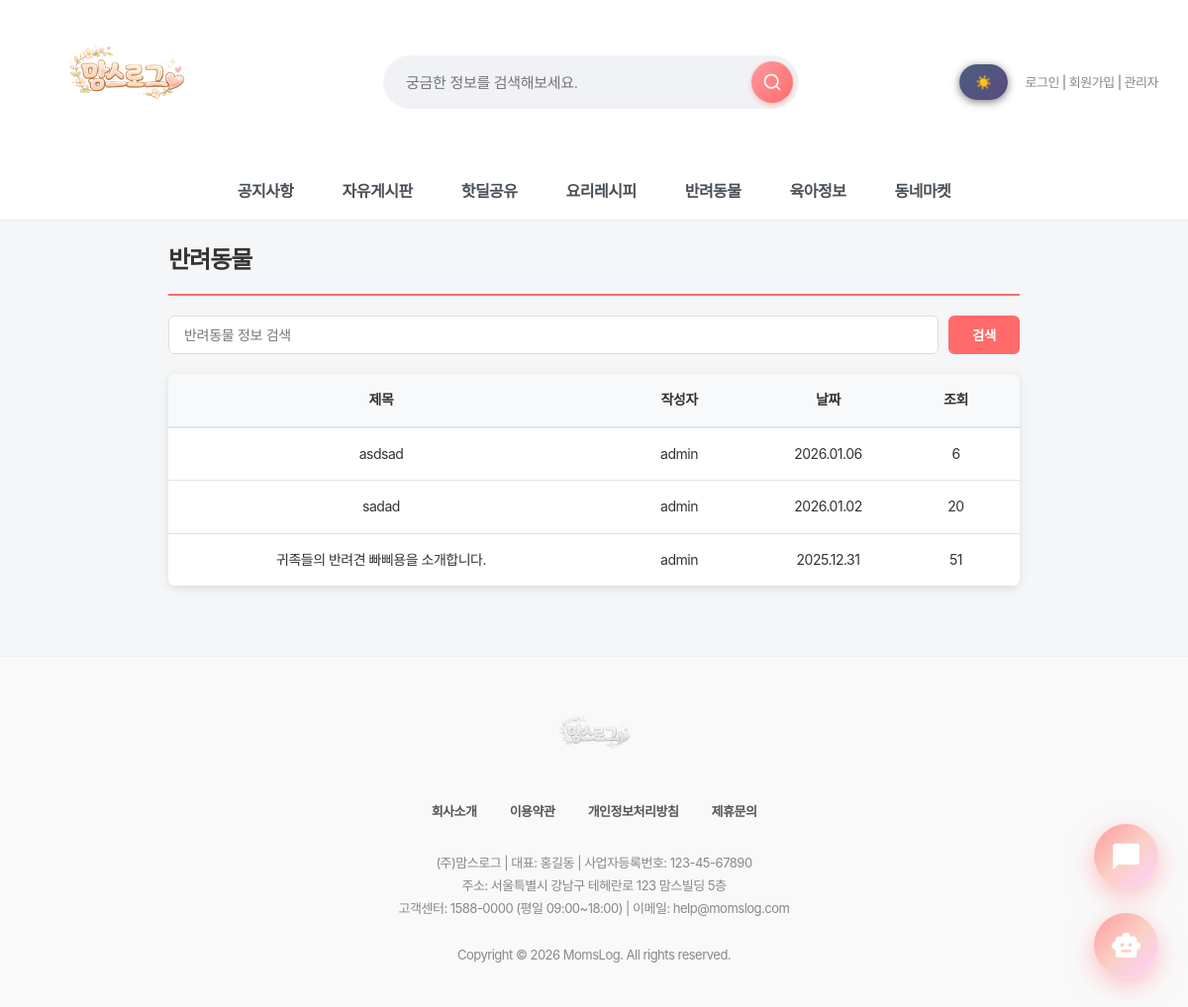
/board/pet/, run on the app's committed database.
### board/models.py (models this page shows, shortened)
class PetPost(models.Model):
    title = models.CharField(max_length=200, verbose_name="제목")
    content = models.TextField(verbose_name="내용")
    author = models.ForeignKey(
        settings.AUTH_USER_MODEL,
        on_delete=models.SET_NULL,
        null=True,
        blank=True,
        verbose_name="작성자"
    )
    views = models.IntegerField(default=0, verbose_name="조회수")
    created_at = models.DateTimeField(auto_now_add=True, verbose_name="작성일")
    updated_at = models.DateTimeField(auto_now=True, verbose_name="수정일")
    class Meta:
        verbose_name = '반려동물 게시판'
        verbose_name_plural = '반려동물 게시판'
        ordering = ['-created_at']

### accounts/models.py (models this page shows, shortened)
class User(AbstractUser):
    real_name = models.CharField("이름", max_length=30)
    nickname = models.CharField("닉네임", max_length=30, unique=True)
    jumin = models.CharField("주민번호", max_length=20)  # 000000-0000000
    phone = models.CharField("휴대폰 번호", max_length=20)
    email = models.EmailField("이메일", max_length=254)
    address = models.CharField("주소", max_length=200, blank=True, null=True)
    address_detail = models.CharField("상세주소", max_length=200, blank=True, null=True)
    point = models.PositiveIntegerField("포인트", default=0)
    grade = models.CharField("회원 등급", max_length=10, choices=GRADE_CHOICES, default="start")
    GENDER_CHOICES = [
        ('M', '남자'),
        ('F', '여자'),
    ]
    gender = models.CharField("성별", max_length=1, choices=GENDER_CHOICES, default='F')
    has_children = models.BooleanField("자녀 유무", default=False)
    CHILD_STAGE_CHOICES = [
        ("kindergarten", "유치원"),
        ("elementary", "초등학생"),
        ("middle", "중학생"),
        ("high", "고등학생"),
        ("adult", "성인"),
        ("other", "기타"),
    ]
    children_stages = models.JSONField("자녀 학령(복수)", default=list, blank=True)
    terms_agreed = models.BooleanField("약관 동의", default=False)

### board/views.py (the view)
# urls.py: path('pet/', views.pet_list, name='pet_list'),
def pet_list(request):
    from django.db.models import Q
    search_query = request.GET.get('search', '')
    posts = PetPost.objects.all().order_by('-created_at')
    if search_query:
        posts = posts.filter(
            Q(title__icontains=search_query) | Q(content__icontains=search_query)
        )
    paginator = Paginator(posts, 10)
    page_number = request.GET.get('page')
    posts = paginator.get_page(page_number)
    return render(request, 'board/pet_list.html', {
        'posts': posts,
        'search_query': search_query,
    })

### quests/context_processors.py (called while the page is built, shortened)
def today_quest(request):
    if not request.user.is_authenticated:
        return {
            "today_quest": None,
            "grade_progress": None,
        }

### board/templates/board/pet_list.html (shortened to what this page needs)
{% extends 'base.html' %}
{% block content %}
<div class="pet-container">
    <div class="pet-header">
        <h2>반려동물</h2>
    </div>
    <div class="search-box">
        <form method="get">
            <input type="text" name="search" placeholder="반려동물 정보 검색" value="{{ search_query|default:'' }}">
            <button type="submit">검색</button>
        </form>
    </div>
    {% if posts %}
    <table class="pet-table">
        <thead>
            <tr>
                <th style="width: 50%;">제목</th>
                <th style="width: 20%;">작성자</th>
                <th style="width: 15%;">날짜</th>
                <th style="width: 15%;">조회</th>
            </tr>
        </thead>
        <tbody>
            {% for post in posts %}
            <tr>
                <td class="pet-title" data-label="제목">
                    <a href="{% url 'board:pet_detail' post.id %}">{{ post.title }}</a>
                </td>
                <td data-label="작성자">
                    {% if post.author %}
                        {{ post.author.nickname|default:post.author.username }}
                    {% else %}
                        탈퇴한 사용자
                    {% endif %}
                </td>
                <td data-label="날짜">{{ post.created_at|date:"Y.m.d" }}</td>
                <td data-label="조회">{{ post.views }}</td>
            </tr>
            {% endfor %}
        </tbody>
    </table>
    {% else %}
    <div class="no-results">
        <p>아직 등록된 반려동물 글이 없습니다 🐶🐱</p>
    </div>
    {% endif %}
</div>
{% endblock %}

### static/css/style.css (style rules this page uses)
body { font-family: "Pretendard Variable", "Pretendard", -apple-system, BlinkMacSystemFont, system-ui, Roboto, "Helvetica Neue", "Segoe UI", "Apple SD Gothic Neo", "Noto Sans KR", "Malgun Gothic", "Apple Color Emoji", "Segoe UI Emoji", "Segoe UI Symbol", sans-serif; margin: 0; padding: 0; background-color: #f4f6f8; color: #333; line-height: 1.6; letter-spacing: -0.5px; -webkit-font-smoothing: antialiased; -moz-osx-font-smoothing: grayscale; }
h1, h2, h3, h4, h5, h6 { font-weight: 700; letter-spacing: -1px; margin-top: 0; }
button, input, select, textarea { font-family: "Pretendard Variable", "Pretendard", sans-serif; letter-spacing: -0.3px; }
a { text-decoration: none; color: inherit; transition: all 0.3s ease; }
button { font-family: 'Pretendard', sans-serif; }

### static/css/mobile.css (style rules this page uses)
* { box-sizing: border-box; }

### static/css/darkmode.css (style rules this page uses)
body, header, .main-nav, .card, input, textarea, select, button, table { transition: background-color 0.3s ease, color 0.3s ease, border-color 0.3s ease; }

### static/css/chatbot.css (style rules this page uses)
:root { --primary-gradient: linear-gradient(135deg, #FF9A9E 0%, #FAD0C4 50%, #FFD1FF 100%); --glass-bg: rgba(255, 255, 255, 0.85); --glass-border: 1px solid rgba(255, 255, 255, 0.5); --shadow-xl: 0 20px 40px rgba(0, 0, 0, 0.1), 0 10px 20px rgba(0, 0, 0, 0.05); --text-dark: #2d3436; }
body { font-family: 'Pretendard', sans-serif; }

### main/templates/base.html (style rules this page uses)
* { font-family: "Pretendard", -apple-system, BlinkMacSystemFont, system-ui, Roboto, "Helvetica Neue", "Segoe UI", "Apple SD Gothic Neo", "Noto Sans KR", "Malgun Gothic", "Apple Color Emoji", "Segoe UI Emoji", "Segoe UI Symbol", sans-serif; }

### board/templates/board/pet_list.html (style rules this page uses)
.pet-container { max-width: 900px; margin: 0 auto; padding: 20px; }
.pet-header { display: flex; justify-content: space-between; align-items: center; margin-bottom: 20px; padding-bottom: 15px; border-bottom: 2px solid #ff6b6b; flex-wrap: wrap; gap: 10px; }
.pet-header h2 { margin: 0; font-size: 24px; font-weight: 700; color: #333; }
.search-box { width: 100%; margin-bottom: 20px; }
.search-box form { display: flex; gap: 10px; }
.search-box input { flex: 1; padding: 10px 15px; border: 1px solid #ddd; border-radius: 6px; font-size: 14px; }
.search-box button { padding: 10px 24px; background: #ff6b6b; color: white; border: none; border-radius: 6px; font-weight: 600; cursor: pointer; transition: .2s; }
.pet-table { width: 100%; border-collapse: collapse; background: white; border-radius: 8px; overflow: hidden; box-shadow: 0 2px 8px rgba(0,0,0,0.1); }
.pet-table thead { background: #f8f9fa; }
.pet-table th { padding: 15px; text-align: center; font-weight: bold; border-bottom: 2px solid #dee2e6; font-size: 14px; }
.pet-table td { padding: 15px; border-bottom: 1px solid #dee2e6; text-align: center; font-size: 14px; }
.pet-title { text-align: left; }
.pet-title a { color: #333; text-decoration: none; }

### data on the page
PetPost: title "asdsad", author.nickname "admin", created_at "2026.01.06", views "6"
PetPost: title "sadad", author.nickname "admin", created_at "2026.01.02", views "20"
PetPost: title "귀족들의 반려견 빠삐용을 소개합니다.", author.nickname "admin", created_at "2025.12.31", views "51"
